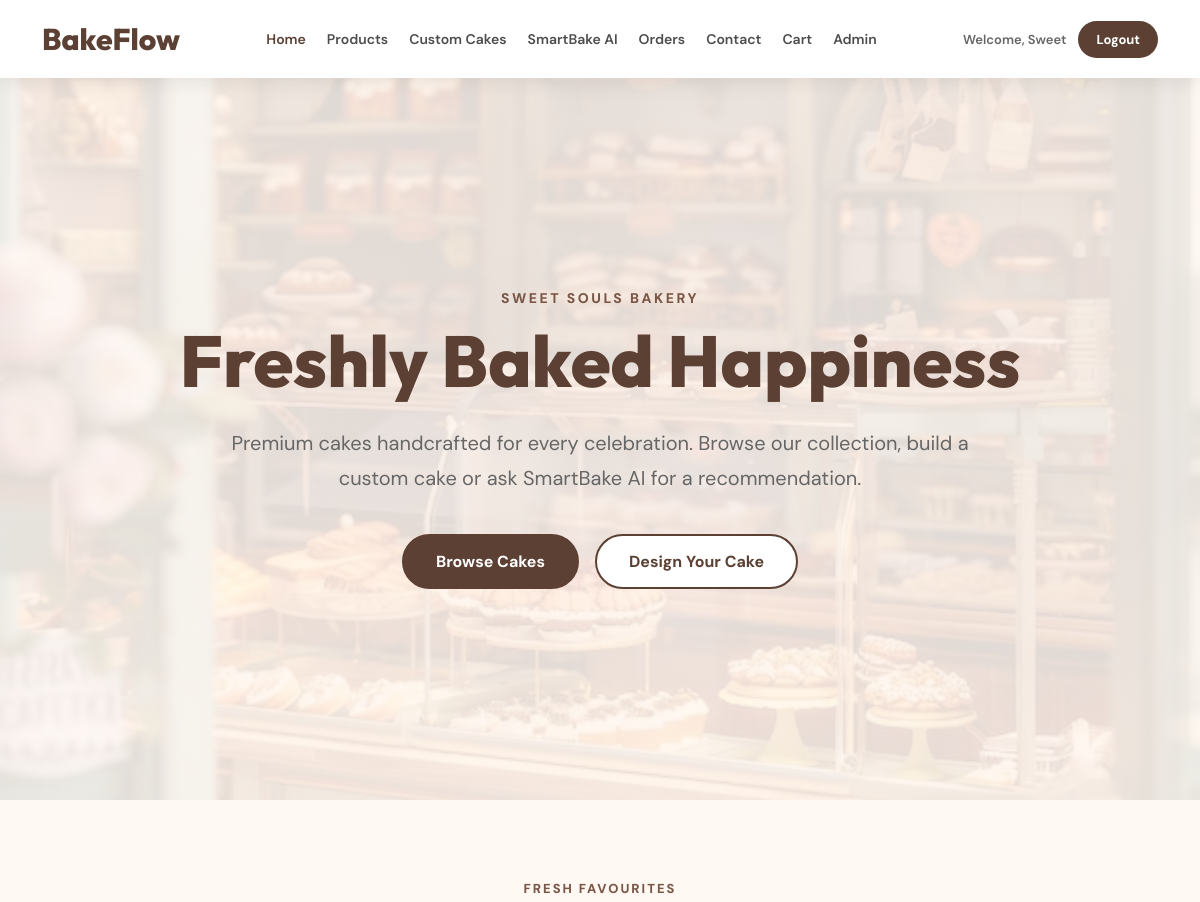
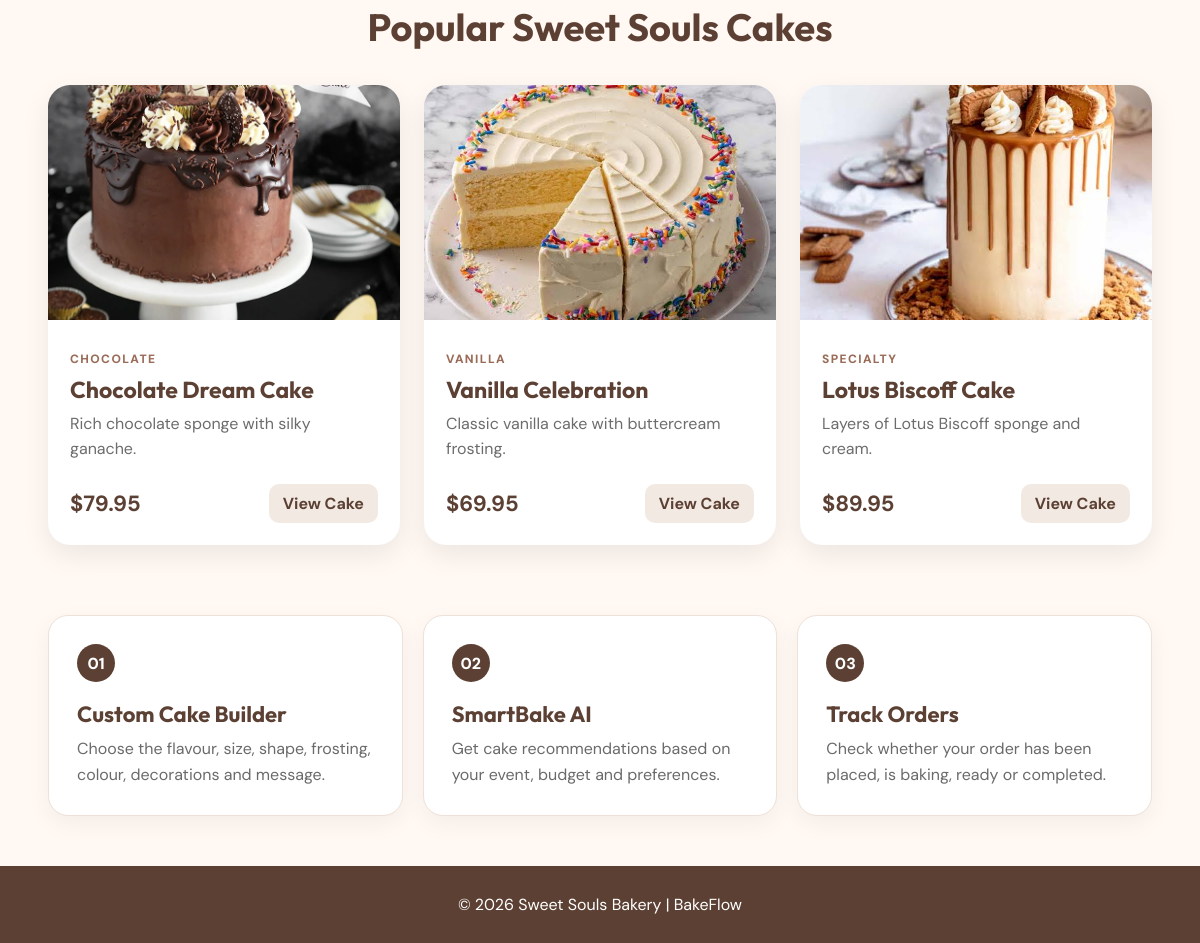
Page /home (signed in) on the committed database (2 pictures, top to bottom).
### tables this page shows
CREATE TABLE products (

        id INTEGER PRIMARY KEY AUTOINCREMENT,

        name TEXT NOT NULL,
        category TEXT NOT NULL,
        description TEXT NOT NULL,
        price REAL NOT NULL,
        image TEXT NOT NULL

    , stock INTEGER NOT NULL DEFAULT 15, is_active INTEGER NOT NULL DEFAULT 1);

### app.py (the view)
@app.route("/home")
@login_required
def home():
    connection = get_db_connection()
    featured_products = connection.execute("""
        SELECT * FROM products
        WHERE is_active = 1
        ORDER BY id ASC
        LIMIT 3
    """).fetchall()
    connection.close()
    return render_template("home.html", username=session["user"], featured_products=featured_products)

### app.py (called while the page is built)
def get_db_connection():
    connection = sqlite3.connect(DATABASE)
    connection.row_factory = sqlite3.Row
    connection.execute("PRAGMA foreign_keys = ON")
    return connection

def login_required(function):
    @wraps(function)
    def wrapped(*args, **kwargs):
        if "user" not in session or "email" not in session:
            flash("Please log in to continue.")
            return redirect(url_for("login"))
        return function(*args, **kwargs)
    return wrapped

@app.context_processor
def shared_template_values():
    cart_count = 0
    if session.get("email"):
        connection = get_db_connection()
        product_count = connection.execute(
            "SELECT COALESCE(SUM(quantity), 0) FROM cart WHERE user_email = ?",
            (session["email"],)
        ).fetchone()[0]
        custom_count = connection.execute(
            "SELECT COALESCE(SUM(quantity), 0) FROM custom_cart WHERE user_email = ?",
            (session["email"],)
        ).fetchone()[0]
        connection.close()
        cart_count = product_count + custom_count
    return {
        "cart_count": cart_count,
        "current_role": session.get("role"),
    }

### templates/home.html (shortened to what this page needs)
{% extends "base.html" %}
{% block page_css %}
<link rel="stylesheet" href="{{ url_for('static', filename='css/home.css') }}">
{% endblock %}
{% block content %}
<section class="hero">
    <div class="hero-content">
        <p class="hero-label">Sweet Souls Bakery</p>
        <h1>Freshly Baked Happiness</h1>
        <p class="hero-description">
            Premium cakes handcrafted for every celebration. Browse our collection,
            build a custom cake or ask SmartBake AI for a recommendation.
        </p>
        <div class="buttons">
            <a href="{{ url_for('products') }}" class="primary-btn">Browse Cakes</a>
            <a href="{{ url_for('custom_cakes') }}" class="secondary-btn">Design Your Cake</a>
        </div>
    </div>
</section>
{% if featured_products %}
<section class="featured-section">
    <div class="section-heading">
        <p>Fresh favourites</p>
        <h2>Popular Sweet Souls Cakes</h2>
    </div>
    <div class="featured-grid">
        {% for product in featured_products %}
        <article class="featured-card">
            <img src="{{ url_for('static', filename='images/' + product['image']) }}" alt="{{ product['name'] }}">
            <div>
                <span>{{ product['category'] }}</span>
                <h3>{{ product['name'] }}</h3>
                <p>{{ product['description'] }}</p>
                <div class="featured-bottom">
                    <strong>${{ "%.2f"|format(product['price']) }}</strong>
                    <a href="{{ url_for('product_details', product_id=product['id']) }}">View Cake</a>
                </div>
            </div>
        </article>
        {% endfor %}
    </div>
</section>
{% endif %}
<section class="quick-links">
    <a href="{{ url_for('custom_cakes') }}" class="quick-card">
        <span>01</span>
        <h3>Custom Cake Builder</h3>
        <p>Choose the flavour, size, shape, frosting, colour, decorations and message.</p>
    </a>
    <a href="{{ url_for('smartbake') }}" class="quick-card">
        <span>02</span>
        <h3>SmartBake AI</h3>
        <p>Get cake recommendations based on your event, budget and preferences.</p>
    </a>
    <a href="{{ url_for('orders') }}" class="quick-card">
        <span>03</span>
        <h3>Track Orders</h3>
        <p>Check whether your order has been placed, is baking, ready or completed.</p>
    </a>
</section>
{% endblock %}

### static/css/home.css (style rules this page uses)
* { margin:0;padding:0;box-sizing:border-box }
html { scroll-behavior:smooth }
body { font-family:'DM Sans',sans-serif;background:#FFF8F3;color:#333 }
.hero { min-height:calc(100vh - 78px); display:flex; align-items:center; justify-content:center; padding:70px 28px; text-align:center; background: linear-gradient(rgba(255,248,243,.88),rgba(255,248,243,.88)), url('../images/hero.jpg'); background-size:cover; background-position:center; }
.hero-content { max-width:900px }
.hero-label { margin-bottom:16px;color:#7A5646;font-size:14px;font-weight:800;letter-spacing:2.5px;text-transform:uppercase }
.hero h1 { font-family:'Outfit',sans-serif;font-size:72px;line-height:1.05;font-weight:800;color:#5C4033 }
.hero-description { max-width:760px;margin:28px auto 0;color:#666;font-size:20px;line-height:1.75 }
.buttons { margin-top:38px;display:flex;justify-content:center;gap:16px;flex-wrap:wrap }
.primary-btn,.secondary-btn { display:inline-block;padding:15px 32px;border:2px solid #5C4033;border-radius:40px;font-weight:700;text-decoration:none;transition:.25s }
.primary-btn { background:#5C4033;color:#fff }
.secondary-btn { background:#fff;color:#5C4033 }
.featured-section { width:min(92%,1220px);margin:80px auto 0 }
.section-heading { text-align:center;margin-bottom:34px }
.section-heading p { color:#7A5646;font-size:13px;font-weight:800;letter-spacing:2px;text-transform:uppercase }
.section-heading h2 { margin-top:8px;font-family:'Outfit',sans-serif;font-size:38px;color:#5C4033 }
.featured-grid { display:grid;grid-template-columns:repeat(3,1fr);gap:24px }
.featured-card { overflow:hidden;border-radius:22px;background:#fff;box-shadow:0 10px 28px rgba(0,0,0,.08);transition:.3s }
.featured-card img { width:100%;height:235px;object-fit:cover }
.featured-card>div { padding:22px }
.featured-card span { color:#9a6b57;font-size:12px;font-weight:800;letter-spacing:1.4px;text-transform:uppercase }
.featured-card h3 { margin:7px 0 8px;font-family:'Outfit',sans-serif;font-size:23px;color:#5C4033 }
.featured-card p { min-height:52px;color:#6c6c6c;line-height:1.55 }
.featured-bottom { margin-top:20px;display:flex;align-items:center;justify-content:space-between;gap:12px }
.featured-bottom strong { font-size:22px;color:#5C4033 }
.featured-bottom a { padding:9px 14px;border-radius:10px;background:#F2E9E3;color:#5C4033;font-weight:700;text-decoration:none }
.quick-links { width:min(92%,1220px);margin:70px auto 30px;display:grid;grid-template-columns:repeat(3,1fr);gap:20px }
.quick-card { display:block;padding:28px;border:1px solid #eee1d8;border-radius:20px;background:#fff;color:inherit;text-decoration:none;box-shadow:0 8px 24px rgba(0,0,0,.05);transition:.25s }
.quick-card>span { display:inline-flex;width:38px;height:38px;align-items:center;justify-content:center;border-radius:50%;background:#5C4033;color:#fff;font-weight:800 }
.quick-card h3 { margin:18px 0 8px;font-family:'Outfit',sans-serif;font-size:22px;color:#5C4033 }
.quick-card p { color:#6a6a6a;line-height:1.6 }

### rows in the picture
products: image (picture), category "CHOCOLATE", name "Chocolate Dream Cake", description "Rich chocolate sponge with silky ganache.", price "79.95"
products: image (picture), category "VANILLA", name "Vanilla Celebration", description "Classic vanilla cake with buttercream frosting.", price "69.95"
products: image (picture), category "SPECIALTY", name "Lotus Biscoff Cake", description "Layers of Lotus Biscoff sponge and cream.", price "89.95"

### other values in the picture
{{ username }} "Sweet"
